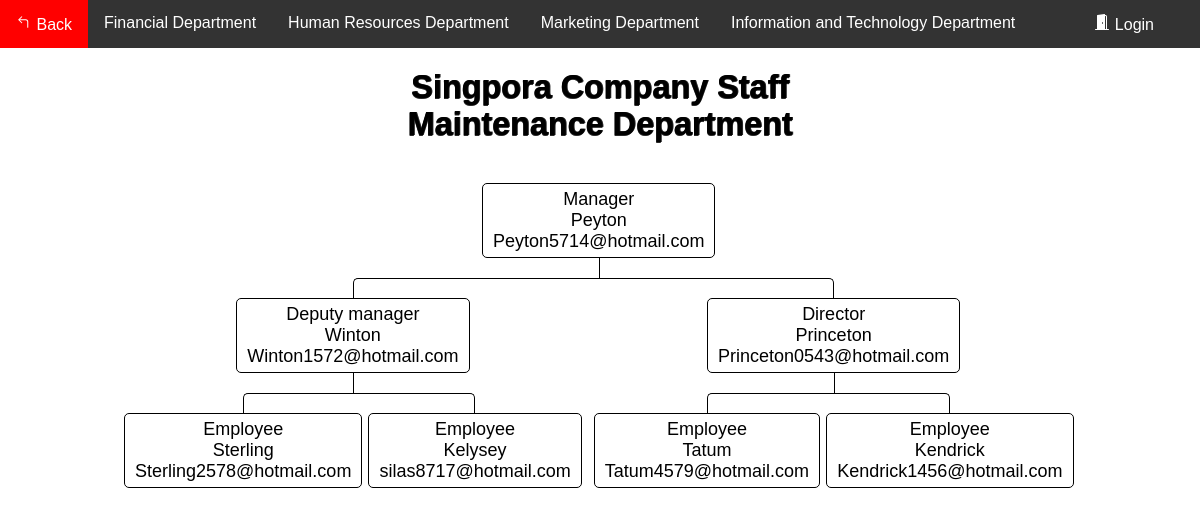
Screenshot of /Flowchart/flowchart_S_M.php with the database file from the repository.
### tables this page shows
CREATE TABLE `department_s` (
  `ID` int(11) NOT NULL,
  `Name` varchar(100) DEFAULT NULL,
  `email` varchar(100) DEFAULT NULL,
  `department` varchar(100) DEFAULT NULL,
  `Number` varchar(100) DEFAULT NULL,
  `position` varchar(100) DEFAULT NULL
);

### Flowchart/data_S.php (called while the page is built, shortened)
<?php
    require_once "config.php";
    $sql = "SELECT * from department_s where ID ='1015'";
    $result = $link->query($sql);
        if ($result->num_rows > 0) {
            while ($row = $result->fetch_assoc()) {
                $Name1015 = $row['Name'];
                $email1015 = $row['email'];
            }
        }
        $sql = "SELECT * from department_s where ID ='1016'";
    $result = $link->query($sql);
        if ($result->num_rows > 0) {
            while ($row = $result->fetch_assoc()) {
                $Name1016 = $row['Name'];
                $email1016 = $row['email'];
            }
        }
    $sql = "SELECT * from department_s where ID ='1017'";
    $result = $link->query($sql);
        if ($result->num_rows > 0) {
            while ($row = $result->fetch_assoc()) {
                $Name1017 = $row['Name'];
                $email1017 = $row['email'];
            }
        }
    $sql = "SELECT * from department_s where ID ='1018'";
    $result = $link->query($sql);
        if ($result->num_rows > 0) {
            while ($row = $result->fetch_assoc()) {
                $Name1018 = $row['Name'];
                $email1018 = $row['email'];
            }
        }
    $sql = "SELECT * from department_s where ID ='1019'";
    $result = $link->query($sql);
        if ($result->num_rows > 0) {
            while ($row = $result->fetch_assoc()) {
                $Name1019 = $row['Name'];
            }
        }
    $sql = "SELECT * from department_s where ID ='1020'";
    $result = $link->query($sql);
        if ($result->num_rows > 0) {
            while ($row = $result->fetch_assoc()) {
                $Name1020 = $row['Name'];
                $email1020 = $row['email'];
            }
        }
    $sql = "SELECT * from department_s where ID ='1021'";
    $result = $link->query($sql);
        if ($result->num_rows > 0) {
            while ($row = $result->fetch_assoc()) {
                $Name1021 = $row['Name'];
                $email1021 = $row['email'];
            }
        }
    $sql = "SELECT * from department_s where ID ='1033'";
    $result = $link->query($sql);
        if ($result->num_rows > 0) {
            while ($row = $result->fetch_assoc()) {
                $email1033 = $row['email'];
            }
        }
?>

### Flowchart/flowchart_S_M.php (the view, shortened to what this page needs)
<?php
require_once "data_S.php";
?>
<!DOCTYPE html>
<html lang="en">
<head>
	<link rel="stylesheet" href="style.css">
</head>
<body>
<div class="navbar">
            <a href="../HomePages/Home.php">
			 Back</a>
			<a href="flowchart_S_F.php">Financial Department</a>
			<a href="flowchart_S_HR.php">Human Resources Department</a>
			<a href="flowchart_S_Ma.php">Marketing Department</a>
			<a href="flowchart_S_IT.php">Information and Technology Department</a>
			 <?php
                if(isset($_SESSION["loggedin"]) && $_SESSION["loggedin"] === true){
			?>
				<a href="../AccountSystem1/welcome.php" class="a1">
				<svg width="1em" height="1em" viewBox="0 0 16 16" class="bi bi-house-door-fill" fill="currentColor" xmlns="http://www.w3.org/2000/svg">
					<path d="M6.5 10.995V14.5a.5.5 0 0 1-.5.5H2a.5.5 0 0 1-.5-.5v-7a.5.5 0 0 1 .146-.354l6-6a.5.5 0 0 1 .708 0l6 6a.5.5 0 0 1 .146.354v7a.5.5 0 0 1-.5.5h-4a.5.5 0 0 1-.5-.5V11c0-.25-.25-.5-.5-.5H7c-.25 0-.5.25-.5.495z"/>
					<path fill-rule="evenodd" d="M13 2.5V6l-2-2V2.5a.5.5 0 0 1 .5-.5h1a.5.5 0 0 1 .5.5z"/>
				</svg>
				Home</a>
			<?php
                }else{
			?>
				<a href="../AccountSystem1/login.php" class="a1">
				Login</a>
			<?php
                }
            ?>
        </div>
<div>
<div>
	<br>
	<h1>Singpora Company Staff<br>Maintenance Department</h1>
	<nav class="nav">
							<ul style="text-align: center;">
								<li>
									<a href="#">Manager<br><?php echo $Name1015; ?><br><?php echo $email1015; ?></a>
										<ul>
											<li>
												<a href="#">Deputy manager<br><?php echo $Name1016; ?><br><?php echo $email1016; ?></a>
													<ul>
														<li>
															<a href="#">Employee<br><?php echo $Name1018; ?><br><?php echo $email1018; ?></a>
																<li>
																	<a href="#">Employee<br><?php echo $Name1019; ?><br><?php echo $email1033; ?></a>
																</li>
														</li>
													</ul>
														<li>
															<a href="#">Director<br><?php echo $Name1017; ?><br><?php echo $email1017; ?></a>
															<ul>
																<li>
																	<a href="#">Employee<br><?php echo $Name1020; ?><br><?php echo $email1020; ?></a>
																	<li>
																		<a href="#">Employee<br><?php echo $Name1021; ?><br><?php echo $email1021; ?></a>
																	</li>
																</li>
															</ul>
														</li>
													</li>
												</ul>
											</li>
										</ul>
	</nav>
</div>
</body>
</html>

### Flowchart/style.css (style rules this page uses)
*, *:before, *:after { -webkit-box-sizing: border-box; -moz-box-sizing: border-box; box-sizing: border-box; }
* { position: relative; margin: 0; padding: 0; border: 0 none; transition: all ease .4s; }
html, body { width: 100%; height: 100%; font-family: 'Fjalla One', sans-serif; font-size: 18px; }
.nav ul { position: relative; padding-top: 20px; }
.nav li { position: relative; padding: 20px 3px 0 3px; float: left; text-align: center; list-style-type: none; }
.nav li::before, .nav li::after { content: ''; position: absolute; top: 0; right: 50%; width: 50%; height: 20px; border-top: 1px solid #000000; }
.nav li::after { left: 50%; right: auto; border-left: 1px solid #000000; }
.nav li:only-child::after, .nav li:only-child::before { content: ''; display: none; }
.nav li:only-child { padding-top: 0; }
.nav li:first-child::before, .nav li:last-child::after { border: 0 none; }
.nav li:last-child::before { border-right: 1px solid #000000; border-radius: 0 5px 0 0; }
.nav li:first-child::after { border-radius: 5px 0 0 0; }
.nav ul ul::before { content: ''; position: absolute; top: 0; left: 50%; border-left: 1px solid #000000; width: 0; height: 20px; }
.nav li a { display: inline-block; padding: 5px 10px; border-radius: 5px; border: 1px solid #000000; text-decoration: none; color: #000000; font-family: arial, verdana, tahoma; font-size: 18px; }
.navbar { overflow: hidden; background-color: #333; font-family: Arial, Helvetica, sans-serif; }
.navbar a { float: left; font-size: 16px; color: white; text-align: center; padding: 14px 16px; text-decoration: none; }
.a1 { position: absolute; right: 30px; }

### Flowchart/flowchart_S_M.php (style rules this page uses)
h1 { color: #000000; text-align: center; font-size: 1.8rem; text-shadow: rgba(0,0,0,0.6) 1px 0, rgba(0,0,0,0.6) 1px 0, rgba(0,0,0,0.6) 0 1px, rgba(0,0,0,0.6) 0 1px; }
.nav { margin: 20px auto; width: 970px; min-height: auto; text-align: center; }

### rows the page displays
department_s: Name "Peyton", email "Peyton5714@hotmail.com"
department_s: Name "Winton", email "Winton1572@hotmail.com"
department_s: Name "Sterling", email "Sterling2578@hotmail.com"
department_s: Name "Kelysey"
department_s: email "silas8717@hotmail.com"
department_s: Name "Princeton", email "Princeton0543@hotmail.com"
department_s: Name "Tatum", email "Tatum4579@hotmail.com"
department_s: Name "Kendrick", email "Kendrick1456@hotmail.com"
